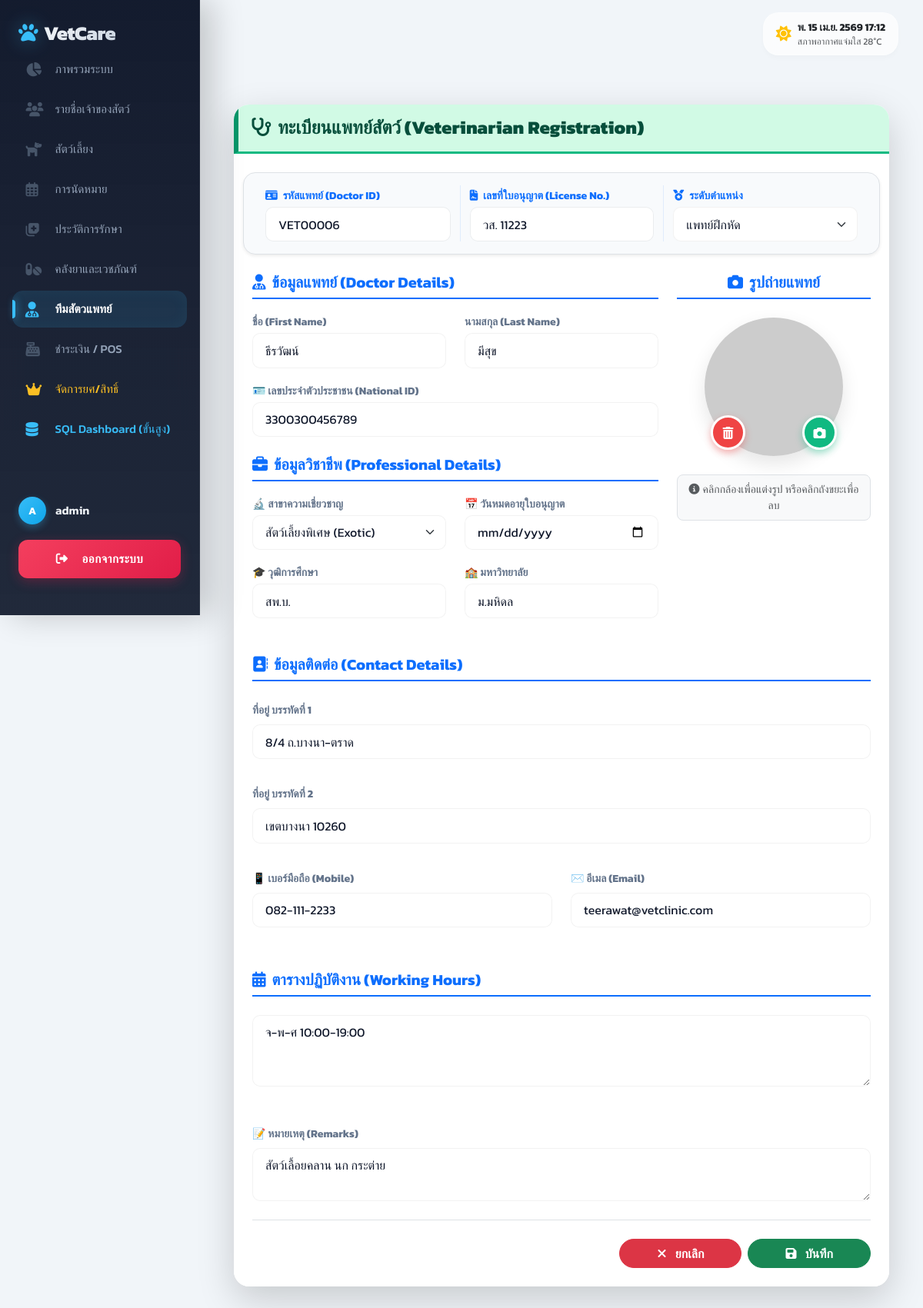
Screenshot of /vets/6/update/ (signed in) with the database file from the repository.
### myapp/models.py (models this page shows, shortened)
class Vet(models.Model):
    doctor_id = models.CharField(max_length=50, blank=True, null=True, verbose_name='รหัสแพทย์')
    license_no = models.CharField(max_length=50, blank=True, null=True, verbose_name='เลขที่ใบอนุญาตประกอบวิชาชีพ')
    role_choices = [
        ('แพทย์ฝึกหัด', 'แพทย์ฝึกหัด'),
        ('สัตวแพทย์', 'สัตวแพทย์'),
        ('สัตวแพทย์อาวุโส', 'สัตวแพทย์อาวุโส')
    ]
    role_level = models.CharField(max_length=50, choices=role_choices, blank=True, null=True, verbose_name='ระดับตำแหน่ง')
    first_name = models.CharField(max_length=100, blank=True, null=True, verbose_name='ชื่อ')
    last_name = models.CharField(max_length=100, blank=True, null=True, verbose_name='นามสกุล')
    national_id = models.CharField(max_length=20, blank=True, null=True, verbose_name='เลขประจำตัวประชาชน')
    specialization_choices = [
        ('อายุรกรรมทั่วไป', 'อายุรกรรมทั่วไป'),
        ('ศัลยกรรม', 'ศัลยกรรม'),
        ('สัตว์เลี้ยงพิเศษ (Exotic)', 'สัตว์เลี้ยงพิเศษ (Exotic)'),
        ('โรคผิวหนัง', 'โรคผิวหนัง'),
        ('หัวใจและหลอดเลือด', 'หัวใจและหลอดเลือด'),
        ('จักษุวิทยา', 'จักษุวิทยา')
    ]
    specialization = models.CharField(max_length=100, choices=specialization_choices, blank=True, null=True, verbose_name='สาขาความเชี่ยวชาญ')
    degree = models.CharField(max_length=100, blank=True, null=True, verbose_name='วุฒิการศึกษา')
    university = models.CharField(max_length=100, blank=True, null=True, verbose_name='มหาวิทยาลัย')
    license_expiry = models.DateField(blank=True, null=True, verbose_name='วันหมดอายุใบอนุญาต')
    address_1 = models.CharField(max_length=255, blank=True, null=True, verbose_name='ที่อยู่บรรทัดที่ 1')
    address_2 = models.CharField(max_length=255, blank=True, null=True, verbose_name='ที่อยู่บรรทัดที่ 2')
    phone = models.CharField(max_length=15, blank=True, null=True, verbose_name='เบอร์มือถือ')
    email = models.EmailField(blank=True, null=True, verbose_name='อีเมล')
    working_hours = models.TextField(blank=True, null=True, verbose_name='ตารางปฏิบัติงาน')
    remarks = models.TextField(blank=True, null=True, verbose_name='หมายเหตุ')
    image = models.ImageField(upload_to='vet_images/', blank=True, null=True, verbose_name='รูปถ่ายแพทย์')

### myapp/views.py (the view, shortened to what this page needs)
# urls.py: path('vets/<int:pk>/update/', staff_required_redirect(views.VetUpdateView.as_view()), name='vet_update'),
class VetUpdateView(StaffRequiredMixin, UpdateView):
    model = Vet
    template_name = 'myapp/vet/vet_form.html'
    form_class = VetForm
    success_url = reverse_lazy('vet_list')

### myapp/templates/myapp/vet/vet_form.html (shortened to what this page needs)
{% extends 'myapp/core/base.html' %}
{% block extra_css %}
<link href="https://cdnjs.cloudflare.com/ajax/libs/cropperjs/1.5.13/cropper.min.css" rel="stylesheet">
<link href="https://cdn.jsdelivr.net/npm/sweetalert2@11/dist/sweetalert2.min.css" rel="stylesheet">
{% endblock %}
{% block content %}
<div class="container mt-4 mb-5">
    <div class="card shadow-lg border-0" style="border-radius: 20px; overflow: hidden; background: var(--card-bg);">
        <div class="card-header font-weight-bold" style="background-color: #d1fae5; border-bottom: 3px solid #10b981; border-left: 6px solid #059669;">
            <h4 class="mb-0 py-2" style="color: #064e3b; font-weight: 800;">
                <i class="fas fa-stethoscope me-2"></i>ทะเบียนแพทย์สัตว์ (Veterinarian Registration)
            </h4>
        </div>
        <div class="card-body p-4" style="background-color: var(--card-bg);">
            <form method="post" enctype="multipart/form-data" class="needs-validation" id="vetForm" novalidate>
                <div class="row align-items-end mb-4 p-3 border rounded-4 shadow-sm stats-row">
                    <div class="col-md-4">
                        <label class="form-label text-primary fw-bold small mb-1"><i class="fas fa-id-card me-1"></i> รหัสแพทย์ (Doctor ID)</label>
                        {{ form.doctor_id }}
                    </div>
                    <div class="col-md-4 border-start border-primary border-opacity-10">
                        <label class="form-label text-primary fw-bold small mb-1"><i class="fas fa-file-contract me-1"></i> เลขที่ใบอนุญาต (License No.)</label>
                        {{ form.license_no }}
                    </div>
                    <div class="col-md-4 border-start border-primary border-opacity-10">
                        <label class="form-label text-primary fw-bold small mb-1"><i class="fas fa-medal me-1"></i> ระดับตำแหน่ง</label>
                        {{ form.role_level }}
                    </div>
                </div>
                <div class="row g-4 mb-4">
                    <div class="col-md-8">
                        <h5 class="text-primary border-bottom border-primary border-2 pb-2 mb-3 fw-bold"><i class="fas fa-user-md me-2"></i>ข้อมูลแพทย์ (Doctor Details)</h5>
                        <div class="row mb-3">
                            <div class="col-md-6">
                                <label class="form-label text-muted-custom fw-bold small mb-1">ชื่อ (First Name)</label>
                                {{ form.first_name }}
                            </div>
                            <div class="col-md-6">
                                <label class="form-label text-muted-custom fw-bold small mb-1">นามสกุล (Last Name)</label>
                                {{ form.last_name }}
                            </div>
                        </div>
                        <div class="row mb-4">
                            <div class="col-md-12">
                                <label class="form-label text-muted-custom fw-bold small mb-1">🪪 เลขประจำตัวประชาชน (National ID)</label>
                                {{ form.national_id }}
                            </div>
                        </div>
                        <h5 class="text-primary border-bottom border-primary border-2 pb-2 mb-3 fw-bold"><i class="fas fa-briefcase me-2"></i>ข้อมูลวิชาชีพ (Professional Details)</h5>
                        <div class="row mb-3">
                            <div class="col-md-6">
                                <label class="form-label text-muted-custom fw-bold small mb-1">🔬 สาขาความเชี่ยวชาญ</label>
                                {{ form.specialization }}
                            </div>
                            <div class="col-md-6">
                                <label class="form-label text-muted-custom fw-bold small mb-1">📅 วันหมดอายุใบอนุญาต</label>
                                {{ form.license_expiry }}
                            </div>
                        </div>
                        <div class="row mb-4">
                            <div class="col-md-6">
                                <label class="form-label text-muted-custom fw-bold small mb-1">🎓 วุฒิการศึกษา</label>
                                {{ form.degree }}
                            </div>
                            <div class="col-md-6">
                                <label class="form-label text-muted-custom fw-bold small mb-1">🏫 มหาวิทยาลัย</label>
                                {{ form.university }}
                            </div>
                        </div>
                    </div>
                    <div class="col-md-4 text-center">
                        <h5 class="text-primary border-bottom border-primary border-2 pb-2 mb-4 fw-bold text-center">
                            <i class="fas fa-camera me-2"></i>รูปถ่ายแพทย์
                        </h5>
                        <div class="profile-upload-wrapper">
                            <div class="profile-pic-container" id="profile-container">
                                {% if form.instance.image %}
                                    <img id="image-preview" src="{{ form.instance.image.url }}" alt="Vet Profile" style="cursor: pointer;">
                                {% else %}
                                    <img id="image-preview" src="https://ui-avatars.com/api/?name=Vet&background=e2e8f0&color=64748b&size=180" alt="Vet Profile" style="cursor: pointer;">
                                {% endif %}
                            </div>
                            <label for="id_image" class="upload-btn-cam" id="upload-btn-trigger" title="เปลี่ยนรูป" style="z-index: 30;">
                                <i class="fas fa-camera"></i>
                            </label>
                            <div class="clear-btn-trash" id="clear-photo-btn" title="ลบรูป" style="z-index: 30;">
                                <i class="fas fa-trash-alt"></i>
                            </div>
                        </div>
                        <div class="mt-4 p-2 bg-light rounded-3 border">
                            <p class="small text-muted mb-0"><i class="fas fa-info-circle me-1"></i>คลิกกล้องเพื่อแต่งรูป หรือคลิกถังขยะเพื่อลบ</p>
                        </div>
                    </div>
                </div>
                <h5 class="text-primary border-bottom border-primary border-2 pb-2 mb-4 mt-2 fw-bold"><i class="fas fa-address-book me-2"></i>ข้อมูลติดต่อ (Contact Details)</h5>
                <div class="mb-4 pb-2">
                    <label class="form-label text-muted-custom fw-bold small mb-2">ที่อยู่ บรรทัดที่ 1</label>
                    {{ form.address_1 }}
                </div>
                <div class="mb-4 pb-2">
                    <label class="form-label text-muted-custom fw-bold small mb-2">ที่อยู่ บรรทัดที่ 2</label>
                    {{ form.address_2 }}
                </div>
                <div class="row g-4 mb-4 pb-2">
                    <div class="col-md-6">
                        <label class="form-label text-muted-custom fw-bold small mb-2">📱 เบอร์มือถือ (Mobile)</label>
                        {{ form.phone }}
                    </div>
                    <div class="col-md-6">
                        <label class="form-label text-muted-custom fw-bold small mb-2">✉️ อีเมล (Email)</label>
                        {{ form.email }}
                    </div>
                </div>
                <h5 class="text-primary border-bottom border-primary border-2 pb-2 mb-4 mt-5 fw-bold"><i class="fas fa-calendar-alt me-2"></i>ตารางปฏิบัติงาน (Working Hours)</h5>
                <div class="mb-4">
                    {{ form.working_hours }}
                </div>
                <div class="mb-4 mt-5">
                    <label class="form-label text-muted-custom fw-bold small mb-2">📝 หมายเหตุ (Remarks)</label>
                    {{ form.remarks }}
                </div>
                <div class="d-flex justify-content-end gap-2 mt-4 pt-4 border-top">
                    <a href="{% url 'vet_list' %}" class="btn btn-danger px-5 fw-bold rounded-pill"><i class="fas fa-times me-2"></i> ยกเลิก</a>
                    <button type="submit" id="btnSubmit" class="btn btn-success px-5 fw-bold rounded-pill"><i class="fas fa-save me-2"></i> บันทึก</button>
                </div>
            </form>
        </div>
    </div>
</div>
{% endblock %}

### myapp/templates/myapp/core/base.html (shortened to what this page needs)
<!DOCTYPE html>
<html lang="th" data-bs-theme="light">
<head>
    <link href="https://cdn.jsdelivr.net/npm/bootstrap@5.3.3/dist/css/bootstrap.min.css" rel="stylesheet">
    <link rel="stylesheet" href="https://cdnjs.cloudflare.com/ajax/libs/font-awesome/6.4.0/css/all.min.css">
    {% block extra_css %}{% endblock %}
</head>
<body>
    {% if request.user.is_authenticated %}
    <aside class="sidebar d-flex flex-column" id="sidebar">
        <div class="sidebar-header d-flex justify-content-between align-items-center mb-1">
            <a href="{% url 'dashboard' %}" class="sidebar-brand mb-0">
                <i class="fas fa-paw me-2"></i> VetCare
            </a>
        </div>
        <div class="sidebar-content">
            <ul class="nav flex-column nav-sidebar w-100">
                <li class="nav-item">
                    <a class="nav-link {% if request.path == '/' or '/dashboard' in request.path %}active{% endif %}" href="{% url 'dashboard' %}">
                        <i class="fas fa-chart-pie"></i> ภาพรวมระบบ
                    </a>
                </li>
                <li class="nav-item">
                    <a class="nav-link {% if '/owners' in request.path %}active{% endif %}" href="{% url 'owner_list' %}">
                        <i class="fas fa-users"></i> รายชื่อเจ้าของสัตว์
                    </a>
                </li>
                <li class="nav-item">
                    <a class="nav-link {% if '/pets' in request.path %}active{% endif %}" href="{% url 'pet_list' %}">
                        <i class="fas fa-dog"></i> สัตว์เลี้ยง
                    </a>
                </li>
                <li class="nav-item">
                    <a class="nav-link {% if '/appointments' in request.path %}active{% endif %}" href="{% url 'appointment_list' %}">
                        <i class="far fa-calendar-alt"></i> การนัดหมาย
                    </a>
                </li>
                <li class="nav-item">
                    <a class="nav-link {% if '/medical-records' in request.path %}active{% endif %}" href="{% url 'medical_record_list' %}">
                        <i class="fas fa-notes-medical"></i> ประวัติการรักษา
                    </a>
                </li>
                <li class="nav-item">
                    <a class="nav-link {% if '/medicines' in request.path %}active{% endif %}" href="{% url 'medicine_list' %}">
                        <i class="fas fa-pills"></i> คลังยาและเวชภัณฑ์
                    </a>
                </li>
                <li class="nav-item">
                    <a class="nav-link {% if '/vets' in request.path %}active{% endif %}" href="{% url 'vet_list' %}">
                        <i class="fas fa-user-md"></i> ทีมสัตวแพทย์
                    </a>
                </li>
                <li class="nav-item">
                    <a class="nav-link {% if '/pos' in request.path %}active{% endif %}" href="{% url 'pos' %}">
                        <i class="fas fa-cash-register"></i> ชำระเงิน / POS
                    </a>
                </li>
                {% if request.user.is_superuser %}
                <li class="nav-item">
                    <a class="nav-link theme-gold {% if '/users' in request.path %}active{% endif %}" href="{% url 'admin_user_management' %}">
                        <i class="fas fa-crown"></i> จัดการยศ/สิทธิ์
                    </a>
                </li>
                <li class="nav-item">
                    <a class="nav-link theme-cyan {% if '/sql-dashboard' in request.path %}active{% endif %}" href="{% url 'sql_clinic_dashboard' %}">
                        <i class="fas fa-database"></i> SQL Dashboard (ขั้นสูง)
                    </a>
                </li>
                {% endif %}
            </ul>
        </div>
        <div class="sidebar-footer">
            <div class="user-profile-mini">
                <div class="avatar-circle">
                    {{ request.user.username|make_list|first|upper }}
                </div>
                <div class="username">
                    {% if request.user.first_name %}{{ request.user.first_name }}{% else %}{{ request.user.username }}{% endif %}
                </div>
            </div>
            <form action="{% url 'logout' %}" method="post" class="px-0">
                <button type="submit" class="btn btn-logout-premium">
                    <i class="fas fa-sign-out-alt me-2"></i>ออกจากระบบ
                </button>
            </form>
        </div>
    </aside>
    {% endif %}
    {% if request.user.is_authenticated %}
    <header class="navbar-top d-flex justify-content-between align-items-center">
        <div class="d-flex align-items-center gap-3">
            <div class="glass-widget d-none d-md-flex align-items-center">
                <i class="fas fa-sun text-warning me-2 fs-5"></i>
                <div>
                    <div class="fw-bold" style="font-size: 0.85rem;" id="datetimeWidget">Loading...</div>
                    <div class="text-muted" style="font-size: 0.75rem;">สภาพอากาศแจ่มใส 28°C</div>
                </div>
            </div>
        </div>
    </header>
    {% endif %}
    <main class="main-wrapper">
        <div class="container-fluid px-0">
            {% block content %}{% endblock %}
        </div>
    </main>
</body>
</html>

### rows the page displays
Vet: doctor_id "VET00006", license_no "วส. 11223", role_level "แพทย์ฝึกหัด", first_name "ธีรวัฒน์", last_name "มีสุข", national_id "3300300456789", specialization "สัตว์เลี้ยงพิเศษ (Exotic)", degree "สพ.บ.", university "ม.มหิดล", address_1 "8/4 ถ.บางนา-ตราด", address_2 "เขตบางนา 10260", phone "082-111-2233", email "teerawat@vetclinic.com", working_hours "จ-พ-ศ 10:00-19:00", remarks "สัตว์เลื้อยคลาน นก กระต่าย"

### other values shown
{{ request.user.username|make_list|first|upper }} "A"
{{ request.user.first_name }} "admin"
